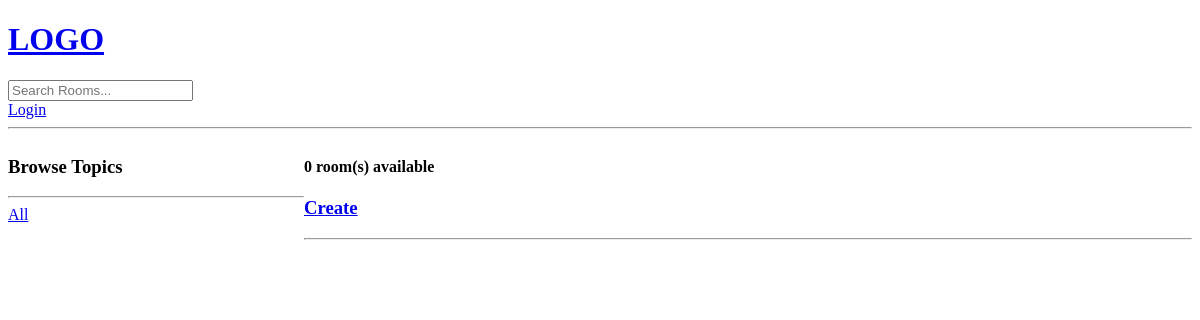
Page /?q=Django on the earlier database version.
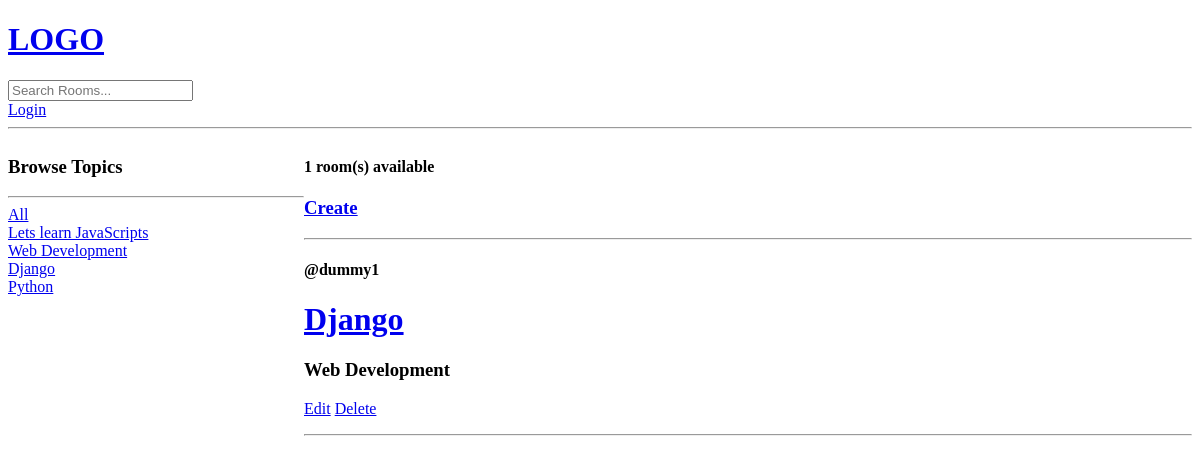
Same page on the later database version.
### base/models.py (models this page shows, shortened)
class Topic(models.Model):
    name = models.CharField(max_length=200)

class Room(models.Model):
    host =models.ForeignKey(User,on_delete=models.SET_NULL,null=True)
    topic = models.ForeignKey(Topic,on_delete=models.SET_NULL,null=True)
    name = models.CharField(max_length=200)
    description = models.TextField(null=True,blank=True)
    updated = models.DateTimeField(auto_now=True)
    created = models.DateTimeField(auto_now_add=True)

### base/views.py (the view)
# urls.py: path('',views.home,name="home"),
def home(request):
    q = request.GET.get('q') if request.GET.get('q') != None else ''
    rooms = Room.objects.filter(
        Q(topic__name__icontains=q) |
        Q(name__icontains=q) |
        Q(description__icontains=q)
    )
    topics = Topic.objects.all()
    room_count = rooms.count()
    context = {'rooms':rooms,'topics':topics,'room_count':room_count}
    return render(request,'base/home.html',context)

### base/templates/base/home.html (shortened to what this page needs)
{% extends 'main.html' %}
{% block content %}
<div class="home-container">
        <div>
            <h3>Browse Topics</h3>
            <hr>
            <div>
                <a href="{% url 'home' %}">All</a>
            </div>
            {% for topic in topics %}
            <div>
            <a href="{% url 'home' %}?q={{topic.name}}">{{topic.name}}</a>
            </div>
            {% endfor %}
        </div>
        <div>
            <h4>{{room_count}} room(s) available</h4>
            <h3><a href="{% url 'create-room' %}">Create</a></h3>
            <hr>
            <div>
                {% for room in rooms %}
                    <div>
                        <h4>@{{room.host.username}}</h4>
                        <h1><a href = "{% url 'room' room.id %}">{{room.name}}</a></h1>
                        <h3>{{room.topic.name}}</h3>
                        <p>
                            <a href="{% url 'update-room' room.id %}">Edit</a>
                            <a href="{% url 'delete-room' room.id %}">Delete</a>
                        </p>
                    </div>
                    <hr>
                {% endfor %}
            </div>
        </div>
</div>
{% endblock %}

Differences in the rows shown:
added Topic: name "Lets learn JavaScripts"
added Topic: name "Web Development"
added Topic: name "Django"
added Topic: name "Python"
added Room: host.username "dummy1", name "Django", topic.name "Web Development"
Other differences:
{{ room_count }}: "0" → "1"
